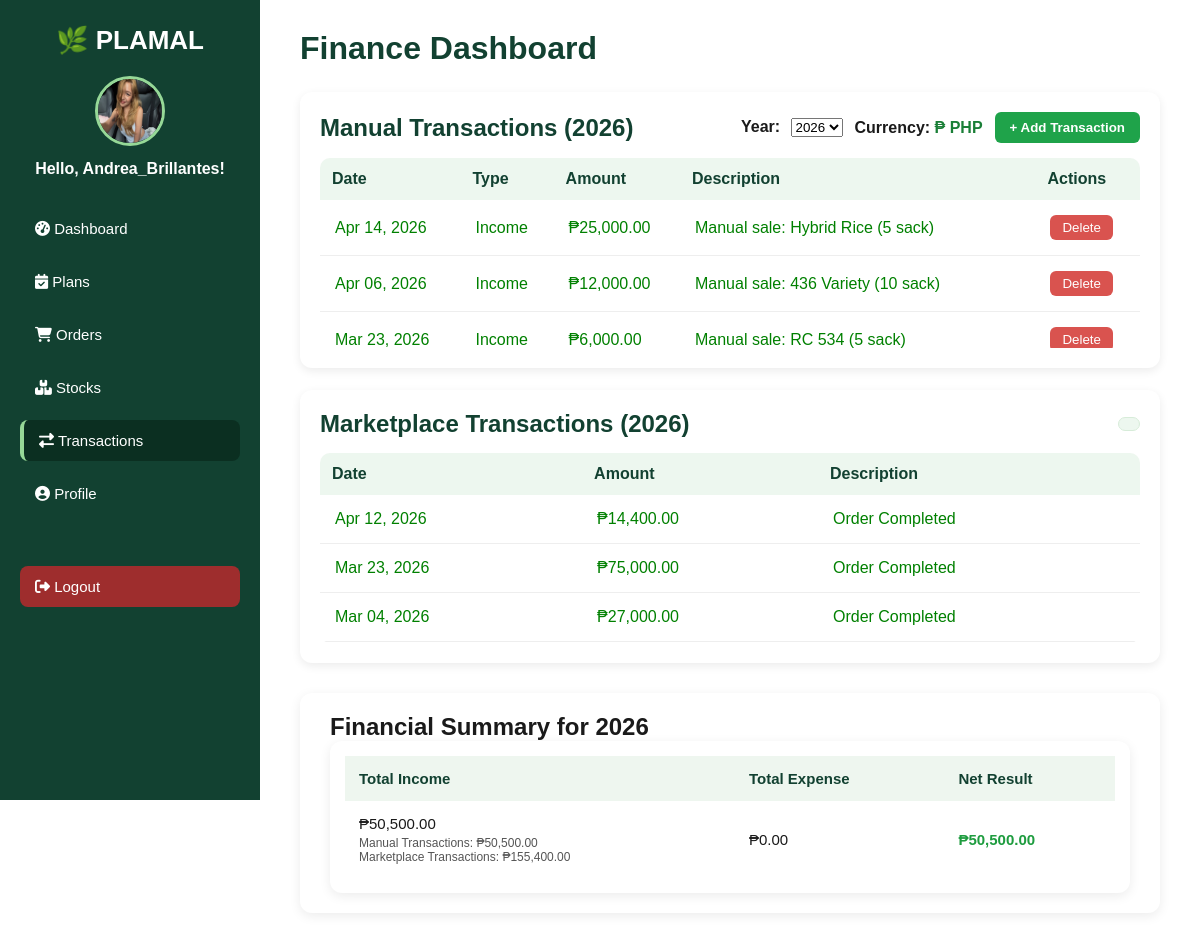
The app's page /farmer/earnings.php (signed in) with its own data.
### tables this page shows
CREATE TABLE `farmer_details` (
  `id` int(11) NOT NULL,
  `user_id` int(11) NOT NULL,
  `farmer_name` varchar(150) DEFAULT NULL,
  `farm_area` varchar(100) DEFAULT NULL,
  `phone` varchar(50) DEFAULT NULL,
  `registry_num` varchar(100) NOT NULL,
  `photo` varchar(255) DEFAULT NULL,
  `street` varchar(255) DEFAULT NULL,
  `barangay` varchar(120) DEFAULT NULL,
  `full_address` varchar(255) DEFAULT NULL,
  `city` varchar(255) DEFAULT NULL,
  `citymun_code` varchar(10) DEFAULT NULL,
  `province` varchar(100) DEFAULT NULL,
  `province_code` varchar(10) DEFAULT NULL,
  `zip` varchar(50) DEFAULT NULL
);

CREATE TABLE `farmer_transactions` (
  `id` int(11) NOT NULL,
  `farmer_id` int(11) NOT NULL,
  `type` enum('Income','Expense') NOT NULL,
  `amount` decimal(10,2) NOT NULL,
  `description` varchar(255) DEFAULT NULL,
  `date` date NOT NULL,
  `created_at` timestamp NOT NULL DEFAULT current_timestamp()
);

CREATE TABLE `marketplace_transactions` (
  `id` int(11) NOT NULL,
  `farmer_id` int(11) NOT NULL,
  `order_id` int(11) NOT NULL,
  `amount` decimal(12,2) NOT NULL DEFAULT 0.00,
  `description` varchar(255) NOT NULL DEFAULT 'Order Completed',
  `txn_date` date NOT NULL,
  `created_at` timestamp NOT NULL DEFAULT current_timestamp()
);

### farmer/earnings.php (the view, shortened to what this page needs)
<?php
require_once "../db_connection.php";
$farmerId = (int)$_SESSION['user_id'];
$farmerName = htmlspecialchars($_SESSION['username']);
$stmt = $conn->prepare("SELECT photo FROM farmer_details WHERE user_id = ?");
$stmt->bind_param("i", $farmerId);
$stmt->execute();
$result = $stmt->get_result();
$row = $result->fetch_assoc();
$farmerPhoto = !empty($row['photo']) ? "../uploads/" . $row['photo'] : "../images/default-avatar.png";
$year = isset($_GET['year']) ? (int)$_GET['year'] : (int)date('Y');
$startDate = sprintf('%04d-01-01', $year);
$endDate   = sprintf('%04d-01-01', $year + 1);
$stmt = $conn->prepare("
    SELECT
      COALESCE(SUM(CASE WHEN type='Income' THEN amount ELSE 0 END),0) AS total_income,
      COALESCE(SUM(CASE WHEN type='Expense' THEN amount ELSE 0 END),0) AS total_expense
    FROM farmer_transactions
    WHERE farmer_id = ?
      AND date >= ?
      AND date < ?
");
$stmt->bind_param("iss", $farmerId, $startDate, $endDate);
$stmt->execute();
$sumRow = $stmt->get_result()->fetch_assoc();
$totalIncomeManual  = (float)$sumRow['total_income'];
$totalExpense       = (float)$sumRow['total_expense'];
$marketIncome = 0.0;
$marketSql = "
    SELECT COALESCE(SUM(oi.qty * oi.price), 0) AS market_income
    FROM order_items oi
    JOIN orders o ON o.id = oi.order_id
    JOIN farmer_products fp ON fp.id = oi.product_id
    WHERE fp.farmer_id = ?
      AND o.status = 'completed'
      AND o.created_at >= ?
      AND o.created_at < ?
";
$stmt = $conn->prepare($marketSql);
if ($stmt) {
    $stmt->bind_param("iss", $farmerId, $startDate, $endDate);
    $stmt->execute();
    $marketRow = $stmt->get_result()->fetch_assoc();
    $marketIncome = (float)($marketRow['market_income'] ?? 0);
}
$totalIncome = $totalIncomeManual + $marketIncome;
$netResult   = $totalIncome - $totalExpense;
$stmt = $conn->prepare("
    SELECT *
    FROM farmer_transactions
    WHERE farmer_id = ?
      AND date >= ?
      AND date < ?
    ORDER BY date DESC, id DESC
");
$stmt->bind_param("iss", $farmerId, $startDate, $endDate);
$stmt->execute();
$transactions = $stmt->get_result();
$mpStmt = $conn->prepare("
    SELECT order_id, amount, description, txn_date
    FROM marketplace_transactions
    WHERE farmer_id = ?
      AND txn_date >= ?
      AND txn_date < ?
    ORDER BY txn_date DESC, id DESC
");
$mpStmt->bind_param("iss", $farmerId, $startDate, $endDate);
$mpStmt->execute();
$marketRows = $mpStmt->get_result();
$mpSumStmt = $conn->prepare("
    SELECT COALESCE(SUM(amount), 0) AS market_income
    FROM marketplace_transactions
    WHERE farmer_id = ?
      AND txn_date >= ?
      AND txn_date < ?
");
$mpSumStmt->bind_param("iss", $farmerId, $startDate, $endDate);
$mpSumStmt->execute();
$marketIncome = (float)($mpSumStmt->get_result()->fetch_assoc()['market_income'] ?? 0);
?>
<!DOCTYPE html>
<html lang="en">
<head>
    <link rel="stylesheet" href="css/earnings.css">
    <link rel="stylesheet" href="css/mobileview.css">
    <link rel="stylesheet" href="https://cdnjs.cloudflare.com/ajax/libs/font-awesome/6.4.0/css/all.min.css">
</head>
<body>
<div class="sidebar">
    <h2 class="logo">🌿 PLAMAL</h2>
    <div class="farmer-info">
       <img src="<?php echo $farmerPhoto; ?>" alt="Farmers" class="avatar">
        <p class="farmer-name">Hello, <?php echo $farmerName; ?>!</p>
    </div>
    <nav class="menu">
        <a href="farmer_dashboard.php" class="menu-item"><i class="fas fa-tachometer-alt"></i> Dashboard</a>
        <a href="crops.php" class="menu-item"> <i class="fas fa-calendar-check"></i> Plans</a>
        <a href="orders.php" class="menu-item"> <i class="fas fa-shopping-cart"></i> Orders</a>
        <a href="stocks.php" class="menu-item"> <i class="fas fa-boxes"></i> Stocks</a>
        <a href="earnings.php" class="menu-item active"><i class="fas fa-exchange-alt"></i> Transactions</a>
        <a href="profile.php" class="menu-item"><i class="fas fa-user-circle"></i>  Profile</a>
        <a href="logout.php" class="menu-item logout"><i class="fas fa-sign-out-alt"></i> Logout</a>
    </nav>
</div>
<div class="earnings-container">
    <div class="topbar">
        <h1 class="page-title">Finance Dashboard</h1>
    </div>
    <div class="panel">
        <div class="panel-header">
            <h2>Manual Transactions (<?php echo (int)$year; ?>)</h2>
            <div class="right-controls" style="display:flex; align-items:center; gap:12px;">
                <form method="GET" action="earnings.php" style="margin:0;">
                    <label for="year" style="font-weight:600; margin-right:6px;">Year:</label>
                    <select id="year" name="year" onchange="this.form.submit()">
                        <?php for ($y = 2026; $y <= 2031; $y++): ?>
                            <option value="<?php echo $y; ?>" <?php echo ($y === $year) ? 'selected' : ''; ?>>
                                <?php echo $y; ?>
                            </option>
                        <?php endfor; ?>
                    </select>
                </form>
                <div style="font-weight: 600;">
                    Currency: <span style="color:#1a7f37;">₱ PHP</span>
                </div>
                <button class="add-btn" onclick="openModal()">+ Add Transaction</button>
            </div>
        </div>
        <div class="table-scroll">
        <table class="earnings-table">
            <thead>
                <tr>
                    <th>Date</th>
                    <th>Type</th>
                    <th>Amount</th>
                    <th>Description</th>
                    <th>Actions</th>
                </tr>
            </thead>
            <tbody>
                <?php if ($transactions->num_rows === 0): ?>
                    <tr><td colspan="5" style="text-align:center;">No transactions yet for this year.</td></tr>
                <?php else: ?>
                    <?php while ($row = $transactions->fetch_assoc()): ?>
                        <tr class="<?php echo strtolower($row['type']); ?>">
                            <td><?php echo date("M d, Y", strtotime($row['date'])); ?></td>
                            <td><?php echo $row['type']; ?></td>
                            <td>₱<?php echo number_format((float)$row['amount'], 2); ?></td>
                            <td><?php echo htmlspecialchars($row['description']); ?></td>
                            <td>
                                <form action="process_delete_transaction.php" method="POST" onsubmit="return confirm('Do you want to delete this transaction?');" style="display:inline;">
                                    <button type="submit" class="delete-btn">Delete</button>
                                </form>
                            </td>
                        </tr>
                    <?php endwhile; ?>
                <?php endif; ?>
            </tbody>
        </table>
        </div>
    </div>
    <div class="panel" style="margin-top: 22px;">
        <div class="panel-header">
            <h2>Marketplace Transactions (<?php echo (int)$year; ?>)</h2>
            <div class="mp-note"></div>
        </div>
        <div class="table-scroll">
        <table class="earnings-table marketplace-table">
            <thead>
                <tr>
                    <th>Date</th>
                    <th>Amount</th>
                    <th>Description</th>
                </tr>
            </thead>
            <tbody>
                <?php if ($marketRows->num_rows === 0): ?>
                    <tr><td colspan="4" style="text-align:center;">No marketplace transactions yet for this year.</td></tr>
                <?php else: ?>
                    <?php while ($m = $marketRows->fetch_assoc()): ?>
                        <tr class="income">
                            <td><?php echo date("M d, Y", strtotime($m['txn_date'])); ?></td>
                            <td>₱<?php echo number_format((float)$m['amount'], 2); ?></td>
                            <td><?php echo htmlspecialchars($m['description']); ?></td>
                        </tr>
                    <?php endwhile; ?>
                <?php endif; ?>
            </tbody>
        </table>
        </div>
    </div>
    <div class="quarterly-summary-container">
        <div style="display:flex; align-items:center; justify-content:space-between; gap:12px;">
            <h2 style="margin:0;">Financial Summary for <?php echo (int)$year; ?></h2>
        </div>
        <div class="summary-panel">
            <table class="summary-table">
                <thead>
                    <tr>
                        <th>Total Income</th>
                        <th>Total Expense</th>
                        <th>Net Result</th>
                    </tr>
                </thead>
                <tbody>
                    <tr>
                        <td>
                            ₱<?php echo number_format($totalIncome, 2); ?>
                            <div style="font-size:12px; color:#555; margin-top:4px;">
                                Manual Transactions: ₱<?php echo number_format($totalIncomeManual, 2); ?><br>
                                Marketplace Transactions: ₱<?php echo number_format($marketIncome, 2); ?>
                            </div>
                        </td>
                        <td>₱<?php echo number_format($totalExpense, 2); ?></td>
                        <td class="<?php echo ($netResult >= 0 ? 'net-positive' : 'net-negative'); ?>">
                            ₱<?php echo number_format($netResult, 2); ?>
                        </td>
                    </tr>
                </tbody>
            </table>
        </div>
    </div>
</div>
</body>
</html>

### farmer/css/earnings.css (style rules this page uses)
* { margin: 0; padding: 0; box-sizing: border-box; font-family: "Poppins", sans-serif; }
body { font-family: "Poppins", sans-serif; background-color: #ffffff; color: #1a1a1a; }
.sidebar { width: 260px; background: #124131; color: white; height: 100vh; padding: 25px 20px; position: fixed; }
.logo { text-align: center; margin-bottom: 20px; font-size: 26px; font-weight: 600; }
.farmer-info { text-align: center; margin-bottom: 30px; }
.avatar { width: 70px; height: 70px; border-radius: 50%; border: 3px solid #96d897; }
.farmer-name { margin-top: 10px; font-size: 16px; font-weight: 600; }
.menu { display: flex; flex-direction: column; gap: 12px; }
.menu-item { padding: 12px 15px; background: transparent; border-radius: 8px; color: white; text-decoration: none; font-size: 15px; transition: 0.2s; }
.active { background: #0b2f21; border-left: 4px solid #96d897; }
.logout { margin-top: 40px; background: #9e2d2d; }
.earnings-container { margin-left: 260px; padding: 30px; }
.topbar { display: flex; justify-content: space-between; align-items: center; margin-bottom: 25px; }
.page-title { color: #124131; font-size: 32px; font-weight: 700; }
.panel { background: white; padding: 20px; border-radius: 12px; box-shadow: 0 3px 10px rgba(0,0,0,0.08); }
.panel-header { display: flex; justify-content: space-between; align-items: center; margin-bottom: 15px; }
.panel-header h2 { color: #124131; }
.right-controls { display: flex; align-items: center; gap: 10px; }
.add-btn { background: #1fa34a; border: none; padding: 8px 15px; color: white; border-radius: 6px; cursor: pointer; font-weight: 600; }
.earnings-table { width: 100%; border-collapse: collapse; }
.earnings-table th { text-align: left; padding: 12px; background: #edf7ef; color: #124131; }
.earnings-table td { padding: 15px; border-bottom: 1px solid #eee; }
.edit-btn, .delete-btn { padding: 5px 12px; border-radius: 6px; border: none; cursor: pointer; }
.delete-btn { background: #d9534f; color: white; }
.income { color: green; }
.quarterly-summary-container { background: #fff; padding: 20px 30px; border-radius: 12px; box-shadow: 0 3px 12px rgba(0,0,0,0.08); margin-top: 30px; }
.earnings-container { margin-left: 260px; padding: 30px 40px; }
.summary-panel { background: white; padding: 15px; border-radius: 12px; box-shadow: 0 3px 12px rgba(0,0,0,0.08); }
.summary-table { width: 100%; border-collapse: collapse; }
.summary-table th { background: #eef6ef; padding: 14px; text-align: left; color: #124131; font-size: 15px; font-weight: 600; }
.summary-table td { padding: 14px; border-bottom: 1px solid #eee; font-size: 15px; }
.summary-table tr:last-child td { border-bottom: none; }
.net-positive { color: #1e9c3f; font-weight: 700; }
.mp-note { font-size: 13px; color: #4b5563; font-weight: 500; background: #edf7ef; padding: 6px 10px; border-radius: 8px; border: 1px solid #d7ecd9; }
.table-scroll { max-height: 190px; overflow-y: auto; border-radius: 10px; }
.table-scroll thead th { position: sticky; top: 0; z-index: 2; }

### farmer/css/mobileview.css (style rules this page uses)
html, body { max-width: 100%; overflow-x: hidden; margin: 0 !important; padding: 0 !important; }

### records on screen
farmer_details: photo (picture)
farmer_transactions: date "Apr 14, 2026", type "Income", amount "25,000.00", description "Manual sale: Hybrid Rice (5 sack)"
farmer_transactions: date "Apr 06, 2026", type "Income", amount "12,000.00", description "Manual sale: 436 Variety (10 sack)"
farmer_transactions: date "Mar 23, 2026", type "Income", amount "6,000.00", description "Manual sale: RC 534 (5 sack)"
marketplace_transactions: txn_date "Apr 12, 2026", amount "14,400.00", description "Order Completed"
marketplace_transactions: txn_date "Mar 23, 2026", amount "75,000.00", description "Order Completed"
marketplace_transactions: txn_date "Mar 04, 2026", amount "27,000.00", description "Order Completed"

### other values on screen
$farmerName "Andrea_Brillantes"
$year "2026"
$totalIncome "50,500.00"
$totalIncomeManual "50,500.00"
$marketIncome "155,400.00"
$totalExpense "0.00"
$netResult "50,500.00"
form field year "2026"
